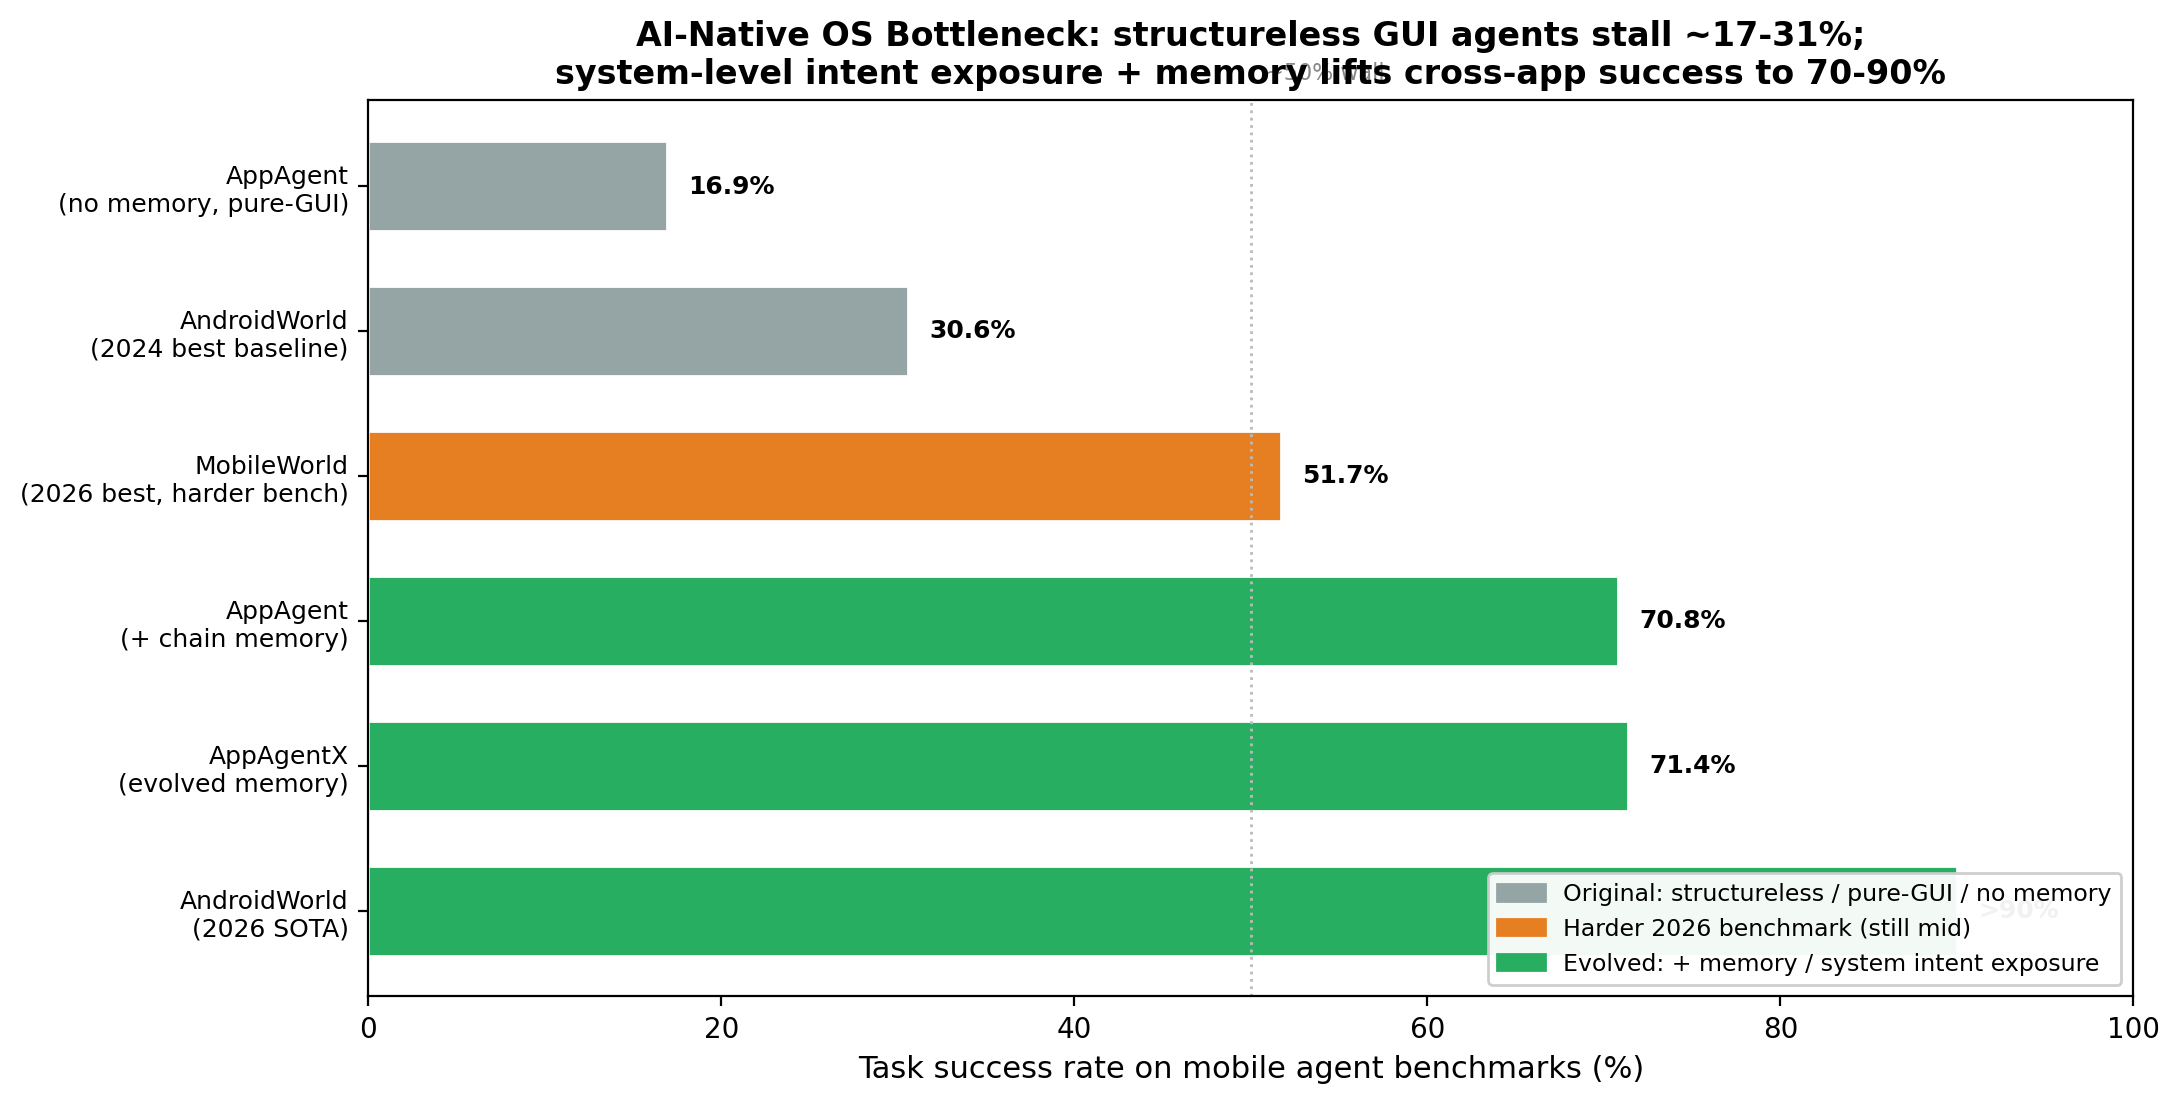

Here is the Python script that generated this plot:
"""
AI-Native / Agentic OS — Bottleneck Evidence Figure
Mobile GUI / agent task success rates: where the "old way" (structureless,
pure-GUI, no memory) hits a ceiling, and what closes the gap (memory +
system-level intent/function exposure).

Data (all cited in the survey):
- AppAgent no memory: 16.9%  / AppAgent + chain memory: 70.8% / AppAgentX: 71.4%
    [AppAgentX, arXiv 2503.02268, 2025]
- AndroidWorld original paper best: 30.6%  -> 2026 SOTA: >90%
    [AndroidWorld, arXiv 2405.14573, 2024]
- MobileWorld best agentic framework: 51.7%  (harder, anti-saturation benchmark)
    [MobileWorld, arXiv 2512.19432, 2026]
"""

import matplotlib
matplotlib.use("Agg")
import matplotlib.pyplot as plt

# ordered ascending to show the trajectory
labels = [
    "AppAgent\n(no memory, pure-GUI)",
    "AndroidWorld\n(2024 best baseline)",
    "MobileWorld\n(2026 best, harder bench)",
    "AppAgent\n(+ chain memory)",
    "AppAgentX\n(evolved memory)",
    "AndroidWorld\n(2026 SOTA)",
]
success = [16.9, 30.6, 51.7, 70.8, 71.4, 90.0]
# gray = old/structureless ceiling; orange = harder bench mid; green = evolved
colors = ["#95a5a6", "#95a5a6", "#e67e22", "#27ae60", "#27ae60", "#27ae60"]
note = ["", "", "", "", "", ">90"]

fig, ax = plt.subplots(figsize=(11, 5.6))
y = range(len(labels))
bars = ax.barh(y, success, color=colors, edgecolor="white", height=0.62)
ax.set_yticks(y)
ax.set_yticklabels(labels, fontsize=9)
ax.invert_yaxis()
ax.set_xlabel("Task success rate on mobile agent benchmarks (%)", fontsize=11)
ax.set_xlim(0, 100)
ax.set_title(
    "AI-Native OS Bottleneck: structureless GUI agents stall ~17-31%;\n"
    "system-level intent exposure + memory lifts cross-app success to 70-90%",
    fontsize=12, fontweight="bold",
)
for i, v in enumerate(success):
    txt = f">{int(v)}%" if note[i] else f"{v:.1f}%"
    ax.text(v + 1.2, i, txt, va="center", fontsize=9, fontweight="bold")

# divider annotation between "old ceiling" and "evolved"
ax.axvline(50, color="#bbbbbb", linestyle=":", linewidth=1)
ax.text(50, -0.7, "  ~50% wall", color="#888888", fontsize=8, va="bottom")

import matplotlib.patches as mpatches
legend = [
    mpatches.Patch(color="#95a5a6", label="Original: structureless / pure-GUI / no memory"),
    mpatches.Patch(color="#e67e22", label="Harder 2026 benchmark (still mid)"),
    mpatches.Patch(color="#27ae60", label="Evolved: + memory / system intent exposure"),
]
ax.legend(handles=legend, loc="lower right", fontsize=8.5, framealpha=0.95)

plt.tight_layout()
plt.savefig("surveys/assets/ai-native-os-agent-bottleneck.png",
            dpi=200, bbox_inches="tight", facecolor="white")
plt.savefig("surveys/assets/ai-native-os-agent-bottleneck.svg",
            bbox_inches="tight", facecolor="white")
print("Saved: ai-native-os-agent-bottleneck.png / .svg")
